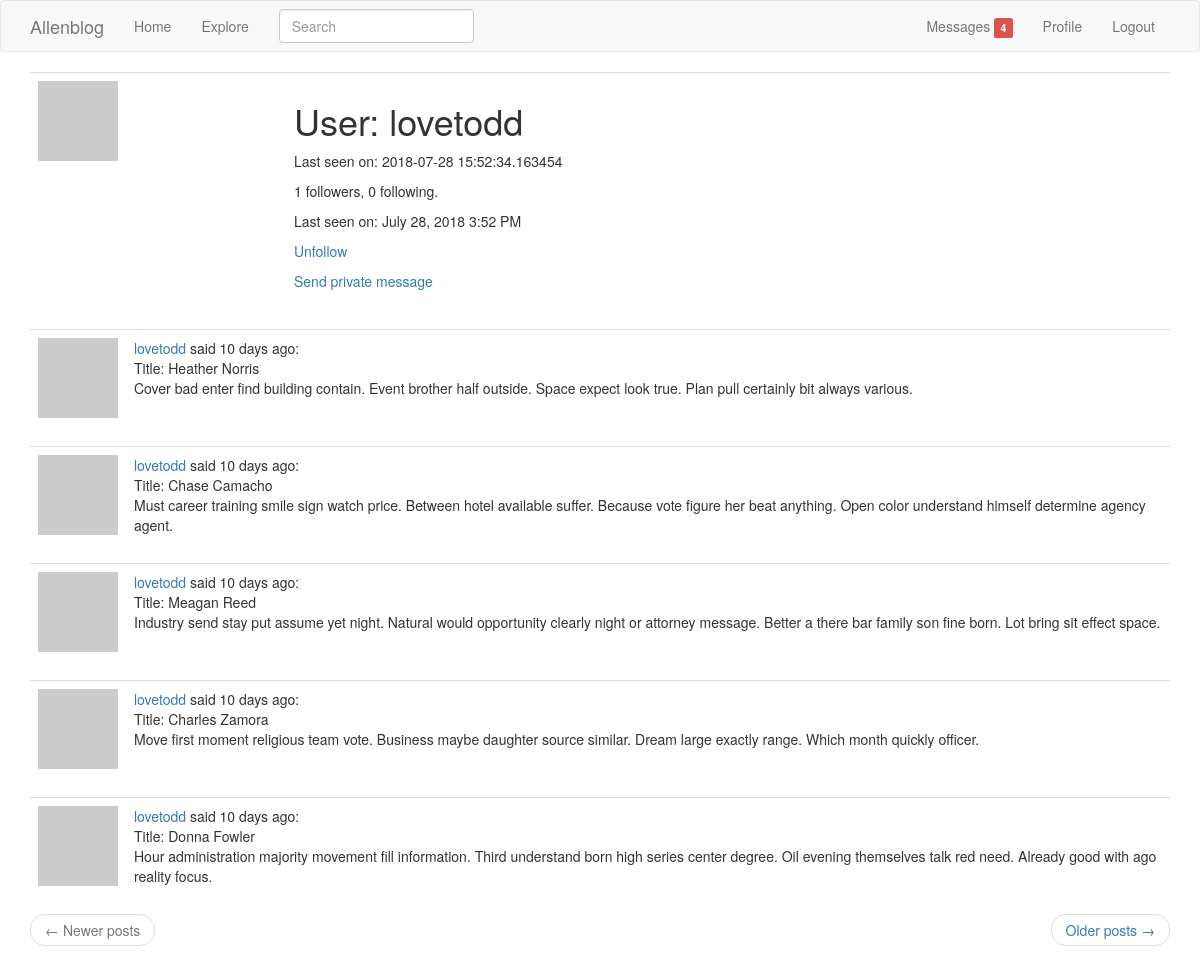
The page /user/lovetodd/ (signed in) on the database its author committed.
### app/models.py (models this page shows, shortened)
class User(db.Model, UserMixin):
    __tablename__ = 'user'
    id = db.Column(db.Integer, primary_key=True)
    username = db.Column(db.String(64), index=True, unique=True)
    email = db.Column(db.String(120), index=True, unique=True)
    password_hash = db.Column(db.String(128))
    posts = db.relationship('Post', backref='author', lazy='dynamic')
    about_me = db.Column(db.String(140))
    last_seen = db.Column(db.DateTime, default=datetime.utcnow)
    followed = db.relationship(
        'User', secondary=followers,
        primaryjoin=(followers.c.follower_id == id),
        secondaryjoin=(followers.c.followed_id == id),
        backref=db.backref('followers', lazy='dynamic'),
        lazy='dynamic'
    )
    messages_sent = db.relationship('Message',
                                    foreign_keys='Message.sender_id',
                                    backref='author', lazy='dynamic')
    messages_received = db.relationship('Message',
                                        foreign_keys='Message.recipient_id',
                                        backref='recipient', lazy='dynamic')
    last_message_read_time = db.Column(db.DateTime)
    notifications = db.relationship('Notification', backref='user', lazy='dynamic')
    def avatar(self, size):
        digest = md5(self.email.lower().encode('utf-8')).hexdigest()
        return 'https://www.gravatar.com/avatar/{}?d=identicon&s={}'.format(digest, size)
    def is_following(self, user):
        return self.followed.filter(followers.c.followed_id == user.id).count() > 0
    def new_messages_num(self):
        last_read_time = self.last_message_read_time or datetime(1900, 1, 1)
        return Message.query.filter_by(recipient=self).filter(
            Message.timestamp > last_read_time).count()

class SearchableMixin(object):
    @classmethod
    def before_commit(cls, session):
        session._changes = {
            'add': list(session.new),
            'update': list(session.dirty),
            'delete': list(session.deleted)
        }
    @classmethod
    def after_commit(cls, session):
        for obj in session._changes['add']:
            if isinstance(obj, SearchableMixin):
                add_to_index(obj.__tablename__, obj)
        for obj in session._changes['update']:
            if isinstance(obj, SearchableMixin):
                add_to_index(obj.__tablename__, obj)
        for obj in session._changes['delete']:
            if isinstance(obj, SearchableMixin):
                remove_from_index(obj.__tablename__, obj)
        session._changes = None

class Post(SearchableMixin, db.Model):
    __tablename__ = 'post'
    __searchable__ = ['body']
    id = db.Column(db.Integer, primary_key=True)
    title = db.Column(db.String(32), index=True)
    body = db.Column(db.String(140))
    timestamp = db.Column(db.DateTime, index=True, default=datetime.utcnow)
    user_id = db.Column(db.Integer, db.ForeignKey('user.id'))

### app/main/views.py (the view)
@main.route('/user/<username>/')
@login_required
def user_profile(username):
    user = User.query.filter_by(username=username).first_or_404()
    page = request.args.get('page', 1, type=int)
    posts = user.posts.order_by(Post.timestamp.desc()).paginate(page, current_app.config['POSTS_PER_PAGE'], False)
    next_url = url_for('main.user_profile', username=user.username, page=posts.next_num) if posts.has_next else None
    prev_url = url_for('main.user_profile', username=user.username, page=posts.prev_num) if posts.has_prev else None
    return render_template('profile.html', user=user, posts=posts.items, next_url=next_url, prev_url=prev_url)

### app/main/forms.py
class SearchForm(FlaskForm):
    q = StringField('Search', validators=[DataRequired()])
    def __init__(self, *args, **kwargs):
        if 'formdata' not in kwargs:
            kwargs['formdata'] = request.args
        if 'csrf_enabled' not in kwargs:
            kwargs['csrf_enabled'] = False
        super(SearchForm, self).__init__(*args, **kwargs)

### app/main/views.py (called while the page is built)
@main.before_request
def before_request():
    if current_user.is_authenticated:
        current_user.last_seen = datetime.utcnow()
        db.session.commit()
        g.search_form = SearchForm()

### app/models.py (called while the page is built)
@login_manager.user_loader
def load_user(id):
    return User.query.get(int(id))

### app/templates/profile.html (shortened to what this page needs)
{% extends "base.html" %}
{% block app_content %}
    <table class="table table-hover">
        <tr>
            <td width="256px"><img src="{{ user.avatar(256) }}"></td>
            <td>
                <h1>User: {{ user.username }}</h1>
                {% if user.last_seen %}<p>Last seen on: {{ user.last_seen }}</p>{% endif %}
                <p>{{ user.followers.count() }} followers, {{ user.followed.count() }} following.</p>
                <p>Last seen on: {{ moment(user.last_seen).format('LLL') }}</p>
                {% if user == current_user %}
                    <p><a href="{{ url_for('main.edit_profile') }}">Edit your profile</a></p>
                {% elif not current_user.is_following(user) %}
                    <p><a href="{{ url_for('main.follow', username=user.username) }}">Follow</a></p>
                {% else %}
                    <p><a href="{{ url_for('main.unfollow', username=user.username) }}">Unfollow</a></p>
                {% endif %}
                {% if user != current_user %}
                    <p>
                        <a href="{{ url_for('main.send_message', recipient=user.username) }}">
                            Send private message
                        </a>
                    </p>
                {% endif %}
            </td>
        </tr>
    </table>
    {% for post in posts %}
        {% include '_post.html' %}
    {% endfor %}
    <nav aria-label="...">
        <ul class="pager">
            <li class="previous{% if not prev_url %} disabled{% endif %}">
                <a href="{{ prev_url or '#' }}">
                    <span aria-hidden="true">&larr;</span> Newer posts
                </a>
            </li>
            <li class="next{% if not next_url %} disabled{% endif %}">
                <a href="{{ next_url or '#' }}">
                    Older posts <span aria-hidden="true">&rarr;</span>
                </a>
            </li>
        </ul>
    </nav>
{% endblock %}

### app/templates/_post.html
    <table class="table table-hover">
        <tr>
            <td width="70px">
                <span class="user_popup">
                    <a href="{{ url_for('main.user_profile', username=post.author.username) }}">
                        <img src="{{ post.author.avatar(70) }}" />
                    </a>
                 </span>
            </td>
            <td>
                <span class="user_popup">
                    <a href="{{ url_for('main.user_profile', username=post.author.username) }}">
                        {{ post.author.username }}
                    </a>
                </span>
                said {{ moment(post.timestamp).fromNow() }}:
                <br>
                Title: {{ post.title }}
                <br>
                {{ post.body }}
            </td>
        </tr>
    </table>

### rows shown on the page
User: username "lovetodd", last_seen "2018-07-28 15:52:34.163454", last_seen "July 28, 2018 3:52 PM"
Post: author.username "lovetodd", timestamp "10 days ago", title "Heather Norris", body "Cover bad enter find building contain. Event brother half outside. Space expect look true. Plan pull certainly bit always various."
Post: author.username "lovetodd", timestamp "10 days ago", title "Chase Camacho", body "Must career training smile sign watch price. Between hotel available suffer. Because vote figure her beat anything. Open color understand himself determine agency agent."
Post: author.username "lovetodd", timestamp "10 days ago", title "Meagan Reed", body "Industry send stay put assume yet night. Natural would opportunity clearly night or attorney message. Better a there bar family son fine born. Lot bring sit effect space."
Post: author.username "lovetodd", timestamp "10 days ago", title "Charles Zamora", body "Move first moment religious team vote. Business maybe daughter source similar. Dream large exactly range. Which month quickly officer."
Post: author.username "lovetodd", timestamp "10 days ago", title "Donna Fowler", body "Hour administration majority movement fill information. Third understand born high series center degree. Oil evening themselves talk red need. Already good with ago reality focus."

### other values the page prints
{{ new_messages }} "4"
{{ user.followers.count() }} "1"
{{ user.followed.count() }} "0"
